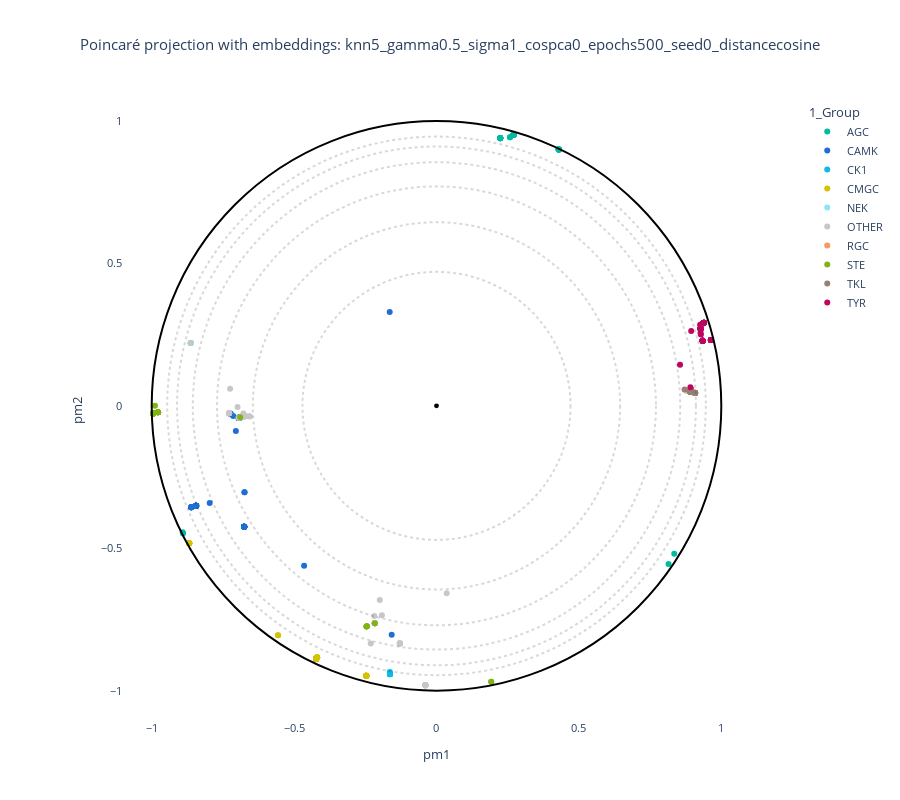
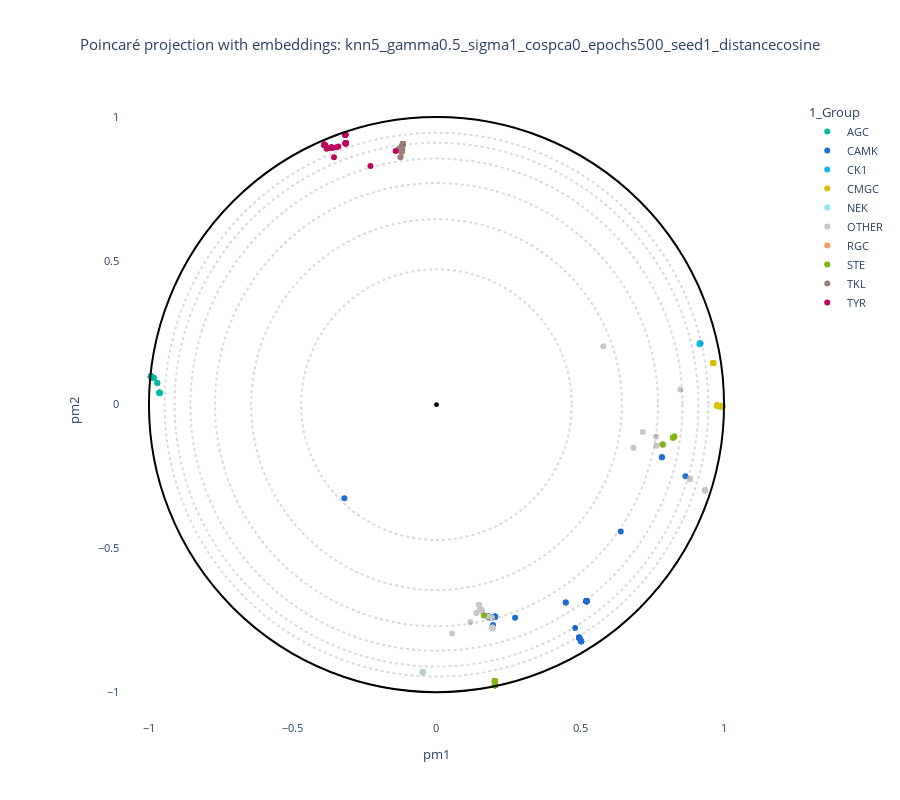
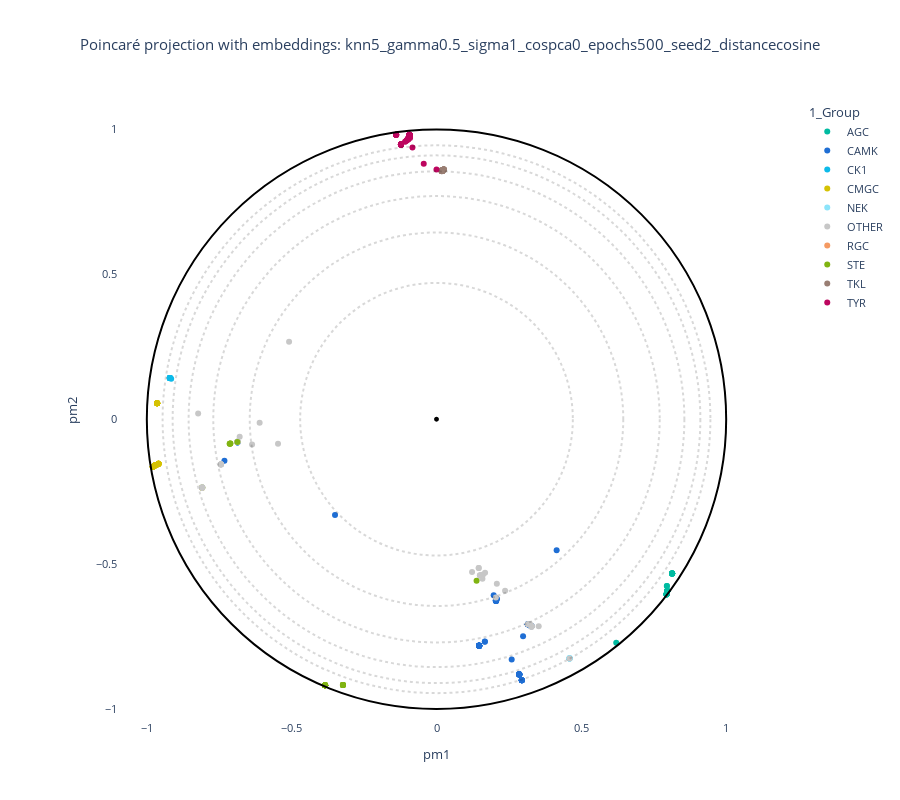
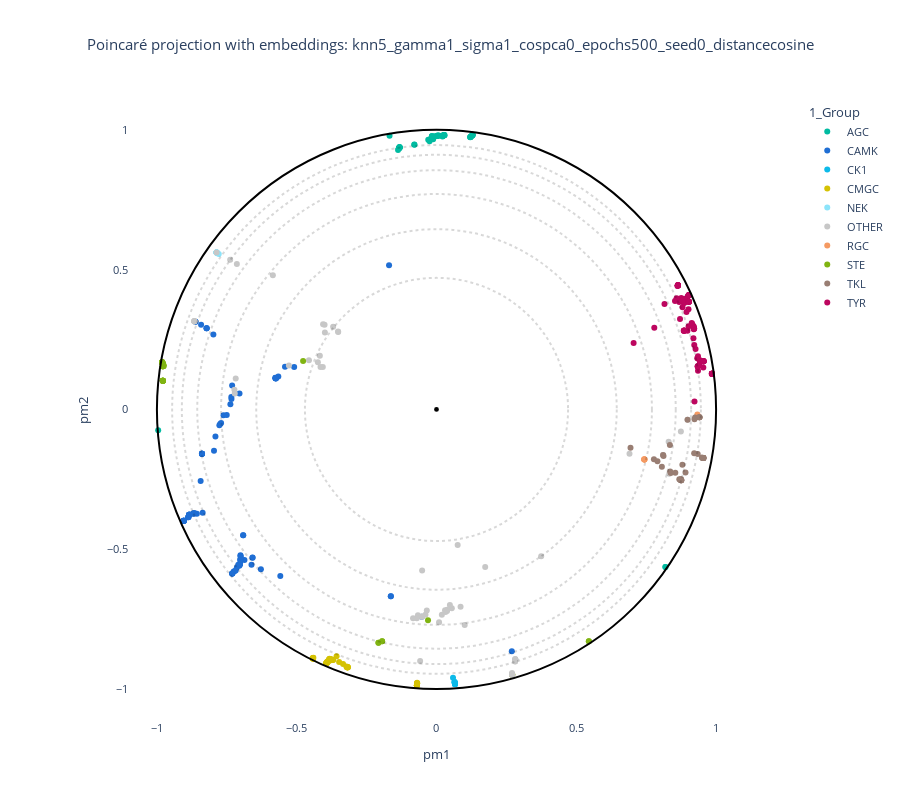

Notebook code for these charts, in order:
### Markdown cell above
## Grid search & plot

### Code cell
print("=== Starting grid search ===")
df_annotation = pd.read_csv(path_annotation_csv)
# List to store the results of projections
results = []
# Define a custom color palette for visualization
kinase_palette = {-1 : "#c7c7c7", "OTHER": "#c7c7c7", "None" :"#c7c7c7", "NA" : "#c7c7c7", "Uncharacterized" : "#c7c7c7", "root": "#000000",
                  "TYR": "#bd065f", "CMGC": "#d5c203", "TKL": "#997e73","STE": "#80b412", # kinase groups
                  "CK1": "#0dbae9", "AGC": "#00bba1", "CAMK":  "#1f6ed4", "NEK": "#8ce4fa", "RGC":"#f59a62"}
# Generate all parameter combinations
keys = list(grid.keys())
values = list(grid.values())
combinations = list(itertools.product(*values))
for combo in combinations:
    params = dict(zip(keys, combo))
    # Create a folder for each combination
    folder_name = "_".join([f"{k}{v}" for k, v in params.items()])
    folder_output = os.path.join(output_base, folder_name)
    os.makedirs(folder_output, exist_ok=True)
    print(f"\n--- Running projection for {folder_name} ---")
    # 1. Run Poincaré map
    cmd = build_command(params, folder_output + "/")
    print("CMD:", cmd)
    os.system(cmd)
    # 2. Load projection
    projection_file = load_projection(folder_output, params)
    if not os.path.exists(projection_file):
        print(f"Projection file not found: {projection_file}")
        continue
    df_emb = read_embeddings(projection_file, path_annotation_csv, withroot=False)
    # 3. Generate and display interactive plot
    if data_type == "plm":
        title = f"Poincaré projection with embeddings: {folder_name}"
    elif data_type == "plm_aae":
        title = f"Poincaré projection with AAE embeddings: {folder_name}"
    elif data_type == "pssm":
        title = f"Poincaré projection without embeddings: {folder_name}"
    else:
        title = f"Poincaré projection with RFA matrix: {folder_name}"
    fig = plot_embedding_interactive(
        df_emb,
        labels_name="1_Group",
        color_palette=kinase_palette,
        title=title,
        fontsize=11
    )
    fig.show()
    # Save the plot
    output_html = os.path.join(folder_output, f"projection_{folder_name}.html")
    fig.write_html(output_html)
    print(f"✔ Saved projection to → {output_html}")


    # 4. Calculate quality metrics 
    true_labels = df_emb["1_Group"].values 
    coord_low = df_emb[["pm1", "pm2"]].values
    try:
        # Load original high-dimensional data with proper handling for PSSM
        if data_type in ["plm", "plm_aae"]:
            # Load PLM/AAE embeddings
            embedding_files = [f for f in os.listdir(embedding_paths[data_type]) if f.endswith('.pt')]
            features_list = []
            for file in sorted(embedding_files):
                try:
                    embedding_data = torch.load(os.path.join(embedding_paths[data_type], file))
                    if 'aae_embedding' in embedding_data:
                        emb = embedding_data['aae_embedding']
                    elif 'embedding' in embedding_data:
                        emb = embedding_data['embedding']
                    else:
                        emb = next(v for v in embedding_data.values() if isinstance(v, torch.Tensor))
                    if isinstance(emb, torch.Tensor):
                        emb = emb.numpy()
                    if len(emb.shape) == 1:
                        emb = emb.reshape(1, -1)
                    features_list.append(emb)
                except Exception as e:
                    print(f"Error loading {file}: {e}")
                    features_list.append(np.zeros((1, 768)))  # Default embedding size
            features = np.concatenate(features_list, axis=0)
        elif data_type == "pssm":
            # Load PSSM files 
            pssm_files = [f for f in os.listdir("kinases_data/fasta0.9/") if f.endswith('.aamtx')]
            features_list = []
            # Check if we found any PSSM files
            if not pssm_files:
                print(f"No PSSM files found in kinases_data/fasta0.9/")
                result = {
                    "params": params,
                    "ARI": None,
                    "FMS": None,
                    "Qlocal": None,
                    "Qglobal": None,
                    "Qnx": np.zeros(5),
                    "projection_file": projection_file,
                }
                results.append(result)
                continue  # Skip to next parameter combination

            # Load first file to determine expected size
            first_file = os.path.join("kinases_data/fasta0.9/", pssm_files[0])
            first_pssm = np.loadtxt(first_file)
            expected_size = first_pssm.size  # Total elements in the matrix

            for file in sorted(pssm_files):
                try:
                    pssm = np.loadtxt(os.path.join("kinases_data/fasta0.9/", file))
                    # Flatten and ensure consistent size
                    flattened = pssm.flatten()
                    if len(flattened) != expected_size:
                        print(f"Warning: File {file} has unexpected size {len(flattened)}, expected {expected_size}")
                        # Pad or truncate to match expected size
                        if len(flattened) < expected_size:
                            padded = np.zeros(expected_size)
                            padded[:len(flattened)] = flattened
                            features_list.append(padded)
                        else:
                            features_list.append(flattened[:expected_size])
                    else:
                        features_list.append(flattened)
                except Exception as e:
                    print(f"Error loading {file}: {e}")
                    features_list.append(np.zeros(expected_size))

            features = np.array(features_list)

            # Verify we have valid features
            if features.shape[0] == 0:
                print("No valid features loaded from PSSM files")
                result = {
                    "params": params,
                    "ARI": None,
                    "FMS": None,
                    "Qlocal": None,
                    "Qglobal": None,
                    "Qnx": np.zeros(5),
                    "projection_file": projection_file,
                }
                results.append(result)
                continue  # Skip to next parameter combination

        # Debug information
        print(f"DEBUG - Features shape: {features.shape}")
        print(f"DEBUG - Coord_low shape: {coord_low.shape}")
        print(f"DEBUG - True labels length: {len(true_labels)}")

        # Check for empty arrays
        if features.shape[0] == 0:
            print("Warning: Empty features array - cannot calculate metrics")
            result = {
                "params": params,
                "ARI": None,
                "FMS": None,
                "Qlocal": None,
                "Qglobal": None,
                "Qnx": np.zeros(5),
                "projection_file": projection_file,
            }
            results.append(result)
            continue  # Skip to next parameter combination

        # Ensure all arrays have the same number of samples
        min_samples = min(features.shape[0], coord_low.shape[0], len(true_labels))
        features = features[:min_samples]
        coord_low = coord_low[:min_samples]
        true_labels = true_labels[:min_samples]

        # Handle NaN/inf values
        features = np.nan_to_num(features)
        coord_low = np.nan_to_num(coord_low)

        # Standardize features only if we have valid data
        if features.shape[0] > 0 and features.shape[1] > 0:
            scaler = StandardScaler()
            features = scaler.fit_transform(features)
        else:
            print("Warning: Cannot standardize empty or 1D features array")
            # Reshape to 2D if needed
            if len(features.shape) == 1:
                features = features.reshape(-1, 1)

        # Calculate Poincaré distances
        model = PoincareMaps(coord_low)
        model.get_distances()
        D_proj = model.distances

        # Handle any NaN in distance matrix
        D_proj = np.nan_to_num(D_proj)

        # Calculate clustering metrics
        clusters = detect_cluster(D_proj, n_clusters=min(len(np.unique(true_labels)), len(true_labels)-1))
        ARI, FMS = get_scores(true_labels, clusters)

        # Calculate Q metrics with safety checks
        print("Calculating Q metrics...")
        # Ensure we have enough samples for k-neighbors
        k_neighbors = min(5, features.shape[0]-1)
        if k_neighbors < 1:
            k_neighbors = 1

        try:
            Qlocal, Qglobal, Kmax, df_Q = get_quality_metrics(
                coord_high=features,
                coord_low=coord_low,
                distance="poincare",
                setting="manifold",
                k_neighbours=k_neighbors
            )
            print(f"Successfully calculated Q metrics: Qlocal={Qlocal}, Qglobal={Qglobal}")
            # Store all results
            result = {
                "params": params,
                "ARI": ARI,
                "FMS": FMS,
                "Qlocal": Qlocal,
                "Qglobal": Qglobal,
                "Qnx": df_Q.Qnx.to_numpy() if hasattr(df_Q, 'Qnx') else np.zeros(k_neighbors),
                "projection_file": projection_file,
            }
        except Exception as e:
            print(f"Error calculating Q metrics: {e}")
            result = {
                "params": params,
                "ARI": ARI,
                "FMS": FMS,
                "Qlocal": None,
                "Qglobal": None,
                "Qnx": np.zeros(k_neighbors),
                "projection_file": projection_file,
            }
        results.append(result)
    except Exception as e:
        print(f"Error calculating metrics: {e}")
        import traceback
        traceback.print_exc()
        # Store partial results if metrics calculation fails
        result = {
            "params": params,
            "ARI": None,
            "FMS": None,
            "Qlocal": None,
            "Qglobal": None,
            "Qnx": np.zeros(5),
            "projection_file": projection_file,
        }
        results.append(result)
        
print("\n=== Grid search complete ===")
